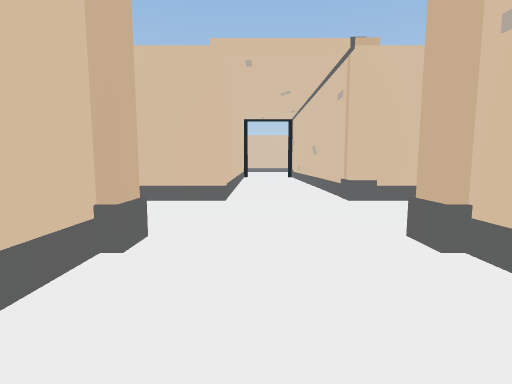
[1] (above)

19 first-person views from a walk through a 3-D level made in the Unity game engine. The camera is 1.4 m above the floor, tilts 6° down and sees 85° across. Doors are open. The floor is counted in squares, 2 m on a side. Each view is taken from the middle of a square. On the plan, view 1 faces up. The plan holds only what a view shows up to about 9 squares ahead; the rest is blank. The place goes on beyond the plan. Some animated figures are not drawn.

[2]
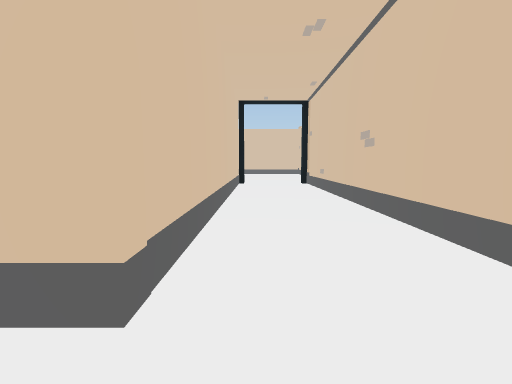

[3]
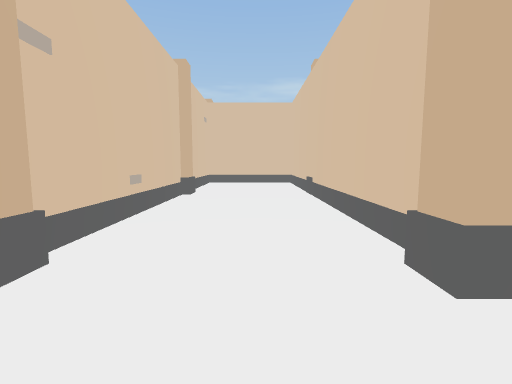

[4]
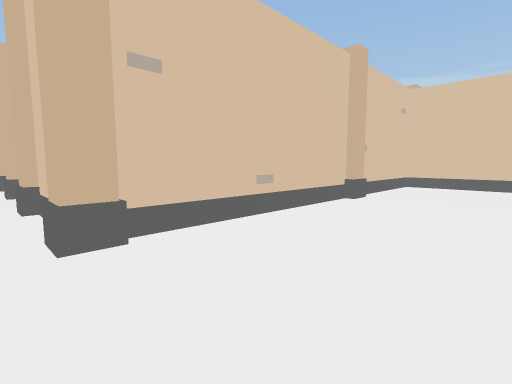

[5]
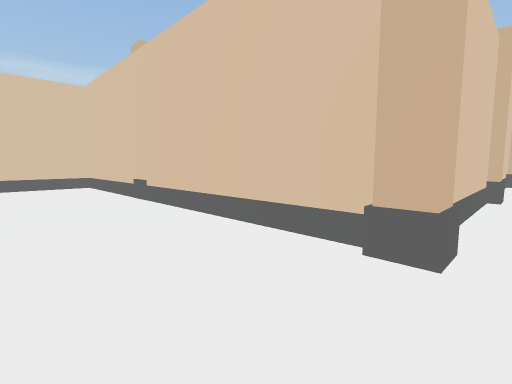

[6]
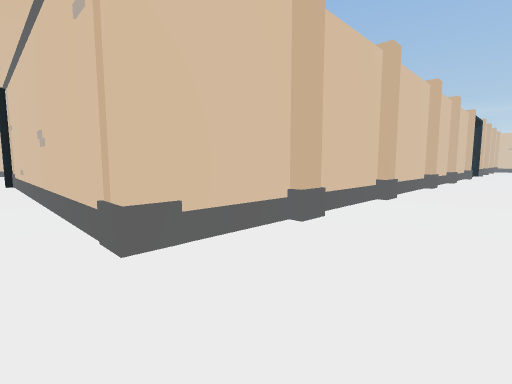

[7]
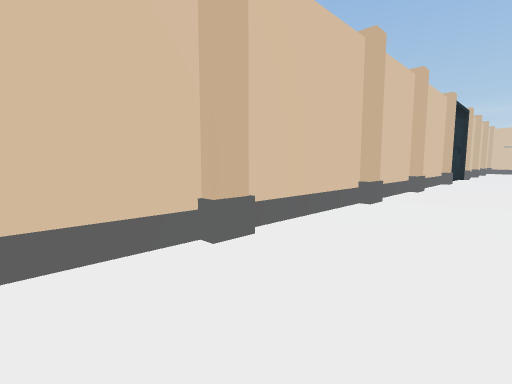

[8]
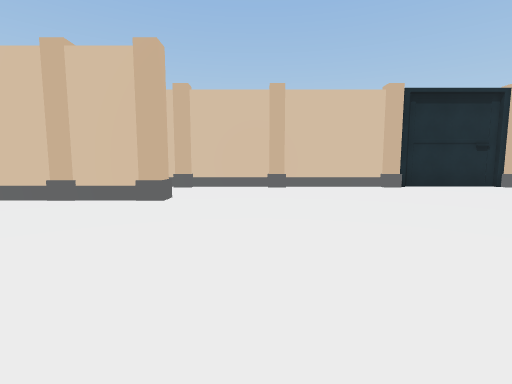

[9]
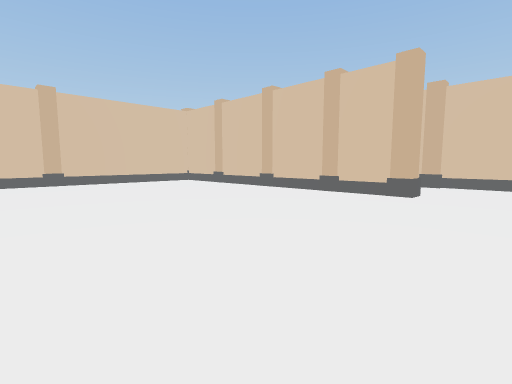

[10]
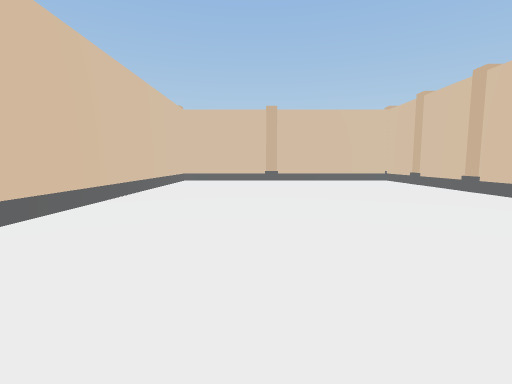

[11]
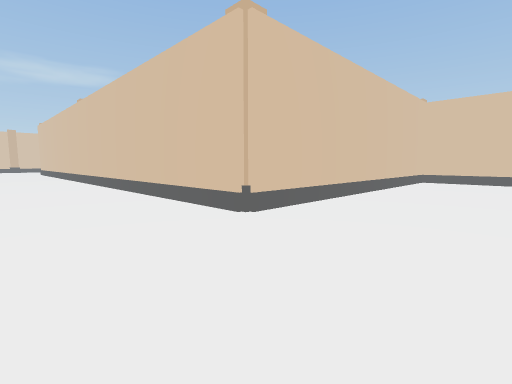

[12]
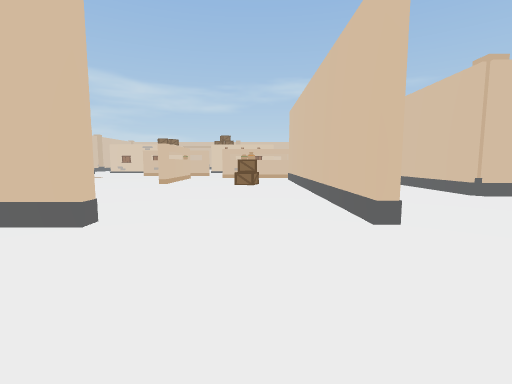

[13]
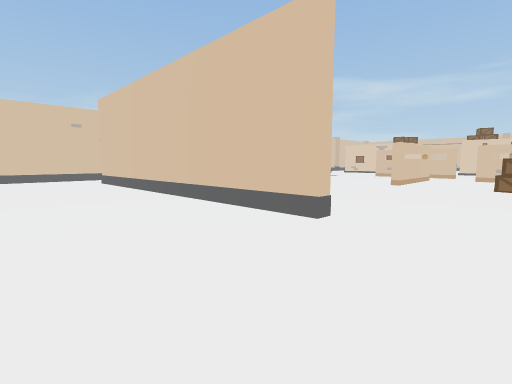

[14]
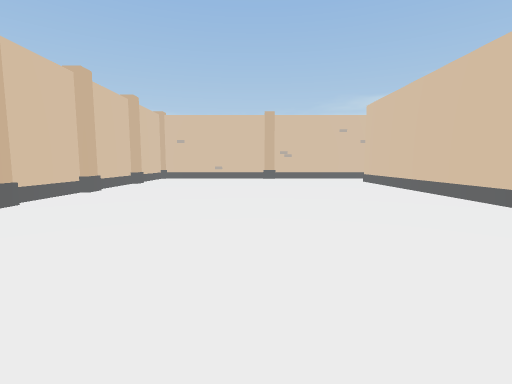

[15]
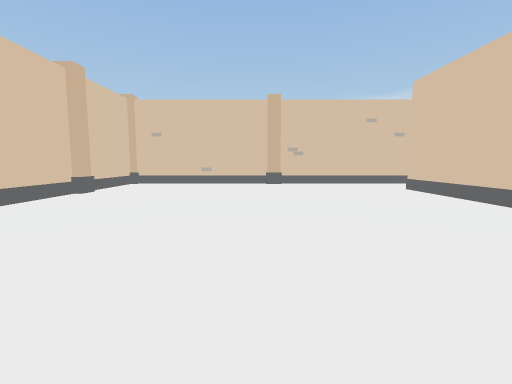

[16]
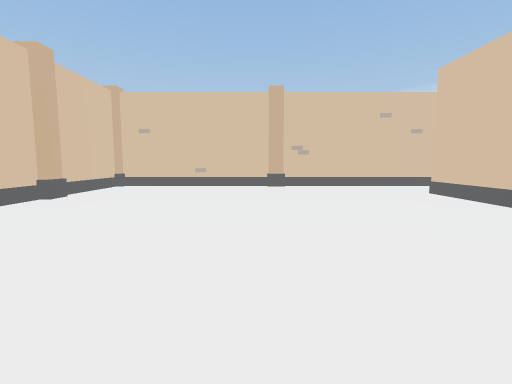

[17]
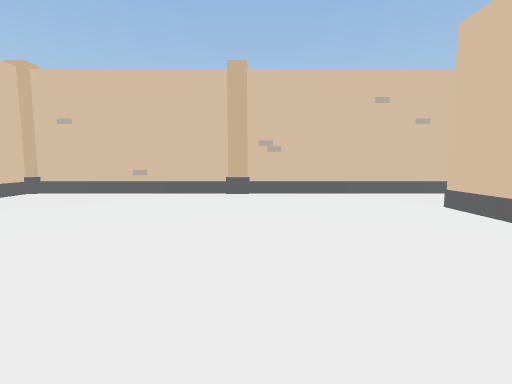

[18]
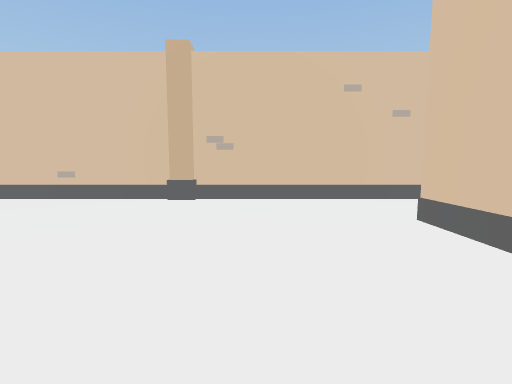

[19]
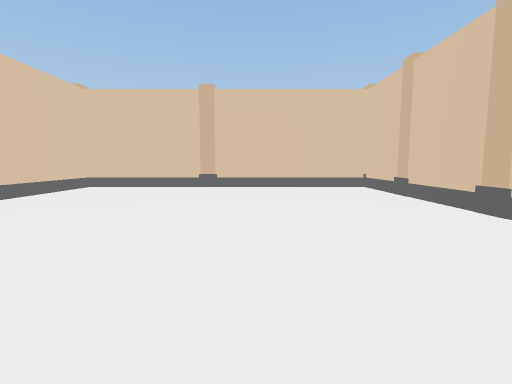

### Floor plan
Points are (right, up) in squares from view 1. A wall is a line through its corners. A room is listed if a view was taken in it or the views show most of it. See-through windows are left out.
Room 1 (views 1, 2, 3, 4, 5, 6)
walls: (-1.2, 2.2) (-1.2, -5.8) (1.6, -5.8) (1.6, -2.9); (-1.6, 2.6) (-1.1, 2.6) (-1.1, 2); (1.5, 2) (1.5, 2.6) (2, 2.6); (2.6, 5.2) (1.6, 5.2) (1.6, 13.5); (-4.5, 2.4) (-2.4, 2.4); (1.6, -2.2) (1.6, 2.2); (1.5, -2.8) (1.5, -2.1); (-0.6, 13) (-0.6, 5.2) (-2.2, 5.2)
low walls: (-3.4, 2.6) (-2.5, 2.6); (-4.5, 2.6) (-3.5, 2.6)
ways out: opening at (3, 4) to room 2; open door at (0.5, 13)
Room 2 (views 7, 8, 9, 10, 11, 12, 13, 14, 15, 16, 17, 18, 19)
walls: (13.6, -3) (13.6, -5.4); (16.9, -3.4) (16.9, -3) (25.5, -3); (10.4, 2.6) (10.4, 2.2) (1.9, 2.2) (1.9, -5.8) (10.4, -5.8) (10.4, -13.2); (12.9, 5) (12.2, 5); (12.5, 5.2) (10.1, 5.2); (16.2, 5) (15.6, 5); (15.8, 5.2) (12.8, 5.2); (10.2, 5) (9.6, 5); (9.8, 5.2) (7, 5.2); (19.2, 5.2) (16.1, 5.2); (19.6, 5) (19, 5); (6, 2.6) (6.5, 2.6); (7, 5) (6.4, 5); (6.5, 5.2) (4.4, 5.2); (21.6, 5.2) (19.8, 5.2); (22.1, 5) (21.5, 5); (3.5, 2.6) (4.2, 2.6); (4.2, 5) (3.6, 5); (3, 2.4) (3.8, 2.4); (3.8, 5.2) (2.6, 5.2); (24.4, 5.2) (22.2, 5.2); (24.9, 5) (24.2, 5); (27.2, 0.1) (27.2, 0.8); (27.4, -2.5) (27.4, 0.2); (27.4, 0.6) (27.4, 5.2) (25, 5.2)
ways out: opening at (3, 4) to room 1; opening at (15.5, -4.5); opening at (26.5, -3.5)

Positions as (right, up) in squares from view 1, and headings:
1: (0, 0), facing up
2: (0, 4), facing up
3: (0, 4), facing down
4: (-1, 3), facing down-right
5: (1, 3), facing down-left
6: (1, 3), facing up-right
7: (5, 3), facing up-right
8: (12, -3), facing up
9: (12, -4), facing up-left
10: (13, -3), facing left
11: (13, -3), facing down-left
12: (15, 0), facing down
13: (15, 0), facing down-right
14: (15, 1), facing right
15: (18, 1), facing right
16: (19, 1), facing right
17: (21, 0), facing right
18: (22, -1), facing right
19: (10, -1), facing left
